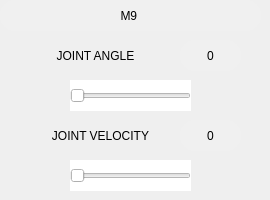
      <widget class="QWidget" name="M9Page">
       <widget class="QPushButton" name="pushButton_95">
        <property name="geometry">
         <rect>
          <x>20</x>
          <y>120</y>
          <width>151</width>
          <height>31</height>
         </rect>
        </property>
        <property name="styleSheet">
         <string notr="true">background-color: rgb(255, 255, 255);
font: 63 10pt &quot;Yu Gothic UI Semibold&quot;;</string>
        </property>
        <property name="text">
         <string>   JOINT VELOCITY</string>
        </property>
        <property name="icon">
         <iconset>
          <normaloff>C:/Users/asadr/Downloads/icons8-speedometer-64.png</normaloff>C:/Users/asadr/Downloads/icons8-speedometer-64.png</iconset>
        </property>
        <property name="iconSize">
         <size>
          <width>22</width>
          <height>22</height>
         </size>
        </property>
        <property name="flat">
         <bool>true</bool>
        </property>
       </widget>
       <widget class="QLabel" name="label_63">
        <property name="geometry">
         <rect>
          <x>0</x>
          <y>0</y>
          <width>261</width>
          <height>31</height>
         </rect>
        </property>
        <property name="styleSheet">
         <string notr="true">background-color: rgb(240, 240, 240);
border-radius: 15px;
font: 63 10pt &quot;Yu Gothic UI Semibold&quot;;</string>
        </property>
        <property name="text">
         <string>M9 </string>
        </property>
        <property name="alignment">
         <set>Qt::AlignCenter</set>
        </property>
       </widget>
       <widget class="QSlider" name="M9VelocitySlider">
        <property name="geometry">
         <rect>
          <x>70</x>
          <y>160</y>
          <width>121</width>
          <height>31</height>
         </rect>
        </property>
        <property name="styleSheet">
         <string notr="true">background-color: rgb(255, 255, 255);</string>
        </property>
        <property name="orientation">
         <enum>Qt::Horizontal</enum>
        </property>
       </widget>
       <widget class="QPushButton" name="M9AnglePlus">
        <property name="geometry">
         <rect>
          <x>200</x>
          <y>80</y>
          <width>41</width>
          <height>31</height>
         </rect>
        </property>
        <property name="styleSheet">
         <string notr="true">background-color: rgb(255, 255, 255);</string>
        </property>
        <property name="text">
         <string/>
        </property>
        <property name="icon">
         <iconset>
          <normaloff>C:/Users/asadr/Downloads/icons8-plus-50 (1).png</normaloff>C:/Users/asadr/Downloads/icons8-plus-50 (1).png</iconset>
        </property>
        <property name="iconSize">
         <size>
          <width>25</width>
          <height>28</height>
         </size>
        </property>
        <property name="flat">
         <bool>true</bool>
        </property>
       </widget>
       <widget class="QPushButton" name="pushButton_92">
        <property name="geometry">
         <rect>
          <x>30</x>
          <y>40</y>
          <width>121</width>
          <height>31</height>
         </rect>
        </property>
        <property name="styleSheet">
         <string notr="true">background-color: rgb(255, 255, 255);
font: 63 10pt &quot;Yu Gothic UI Semibold&quot;;</string>
        </property>
        <property name="text">
         <string>   JOINT ANGLE</string>
        </property>
        <property name="icon">
         <iconset>
          <normaloff>C:/Users/asadr/Downloads/icons8-data-setting-50 (1).png</normaloff>C:/Users/asadr/Downloads/icons8-data-setting-50 (1).png</iconset>
        </property>
        <property name="iconSize">
         <size>
          <width>20</width>
          <height>20</height>
         </size>
        </property>
        <property name="flat">
         <bool>true</bool>
        </property>
       </widget>
       <widget class="QPushButton" name="M9AngleMinus">
        <property name="geometry">
         <rect>
          <x>20</x>
          <y>80</y>
          <width>41</width>
          <height>31</height>
         </rect>
        </property>
        <property name="styleSheet">
         <string notr="true">background-color: rgb(255, 255, 255);</string>
        </property>
        <property name="text">
         <string/>
        </property>
        <property name="icon">
         <iconset>
          <normaloff>C:/Users/asadr/Downloads/icons8-minus-50.png</normaloff>C:/Users/asadr/Downloads/icons8-minus-50.png</iconset>
        </property>
        <property name="iconSize">
         <size>
          <width>25</width>
          <height>28</height>
         </size>
        </property>
        <property name="flat">
         <bool>true</bool>
        </property>
       </widget>
       <widget class="QPushButton" name="M9VelocityMinus">
        <property name="geometry">
         <rect>
          <x>20</x>
          <y>160</y>
          <width>41</width>
          <height>31</height>
         </rect>
        </property>
        <property name="styleSheet">
         <string notr="true">background-color: rgb(255, 255, 255);</string>
        </property>
        <property name="text">
         <string/>
        </property>
        <property name="icon">
         <iconset>
          <normaloff>C:/Users/asadr/Downloads/icons8-minus-50.png</normaloff>C:/Users/asadr/Downloads/icons8-minus-50.png</iconset>
        </property>
        <property name="iconSize">
         <size>
          <width>25</width>
          <height>28</height>
         </size>
        </property>
        <property name="flat">
         <bool>true</bool>
        </property>
       </widget>
       <widget class="QLabel" name="M9VelocityLabel">
        <property name="geometry">
         <rect>
          <x>180</x>
          <y>120</y>
          <width>61</width>
          <height>31</height>
         </rect>
        </property>
        <property name="styleSheet">
         <string notr="true">border-radius: 15px;
background-color: rgb(240, 240, 240);
font: 63 9pt &quot;Yu Gothic UI Semibold&quot;;</string>
        </property>
        <property name="text">
         <string>0</string>
        </property>
        <property name="alignment">
         <set>Qt::AlignCenter</set>
        </property>
       </widget>
       <widget class="QPushButton" name="M9VelocityPlus">
        <property name="geometry">
         <rect>
          <x>200</x>
          <y>160</y>
          <width>41</width>
          <height>31</height>
         </rect>
        </property>
        <property name="styleSheet">
         <string notr="true">background-color: rgb(255, 255, 255);</string>
        </property>
        <property name="text">
         <string/>
        </property>
        <property name="icon">
         <iconset>
          <normaloff>C:/Users/asadr/Downloads/icons8-plus-50 (1).png</normaloff>C:/Users/asadr/Downloads/icons8-plus-50 (1).png</iconset>
        </property>
        <property name="iconSize">
         <size>
          <width>25</width>
          <height>28</height>
         </size>
        </property>
        <property name="flat">
         <bool>true</bool>
        </property>
       </widget>
       <widget class="QLabel" name="M9AngleLabel">
        <property name="geometry">
         <rect>
          <x>180</x>
          <y>40</y>
          <width>61</width>
          <height>31</height>
         </rect>
        </property>
        <property name="styleSheet">
         <string notr="true">border-radius: 15px;
background-color: rgb(240, 240, 240);
font: 63 9pt &quot;Yu Gothic UI Semibold&quot;;</string>
        </property>
        <property name="frameShape">
         <enum>QFrame::Box</enum>
        </property>
        <property name="text">
         <string>0</string>
        </property>
        <property name="alignment">
         <set>Qt::AlignCenter</set>
        </property>
       </widget>
       <widget class="QSlider" name="M9AngleSlider">
        <property name="geometry">
         <rect>
          <x>70</x>
          <y>80</y>
          <width>121</width>
          <height>31</height>
         </rect>
        </property>
        <property name="styleSheet">
         <string notr="true">background-color: rgb(255, 255, 255);</string>
        </property>
        <property name="orientation">
         <enum>Qt::Horizontal</enum>
        </property>
       </widget>
      </widget>
